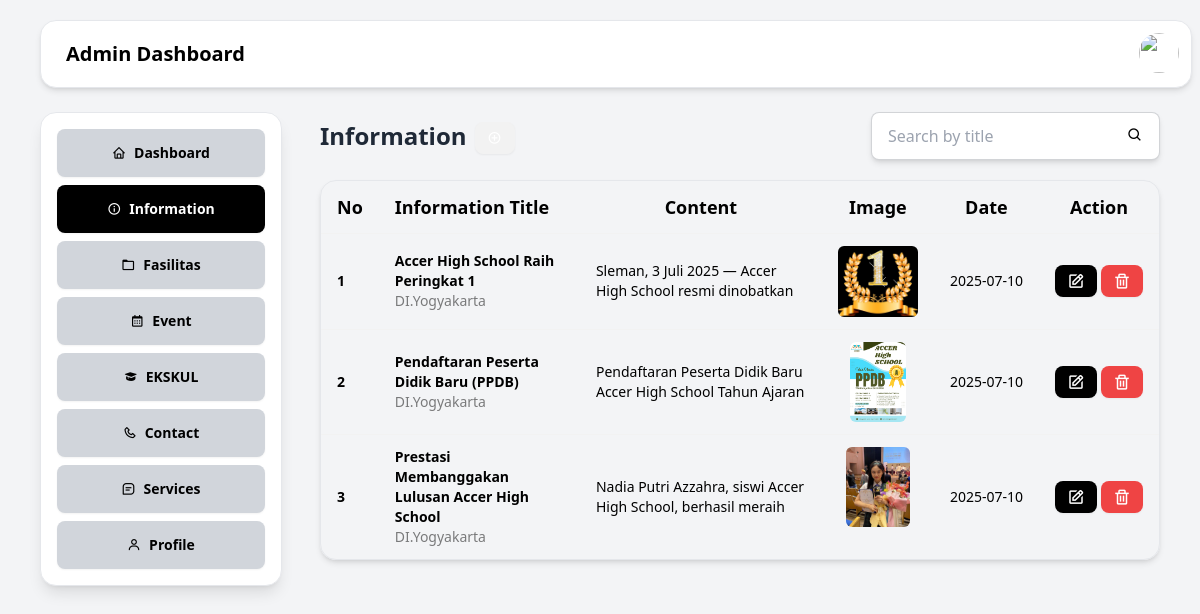
The page /src/Admin/information.php on the database its author committed.
### tables this page shows
CREATE TABLE `informations` (
  `information_id` int NOT NULL,
  `title` varchar(100) DEFAULT NULL,
  `information_date` date DEFAULT NULL,
  `description` longtext,
  `location` varchar(50) DEFAULT NULL,
  `image` varchar(100) DEFAULT NULL,
  `user_id` int DEFAULT NULL
);

### src/Admin/information.php (the view, shortened to what this page needs)
<?php
    include '../layout/Admin/_top.php';
?>
<div class="grid items-center ps-[20rem] pt-[7rem]">
    <span class="flex items-center justify-between mb-5">
        <div class="flex gap-2 items-center justify-center">
            <h1 class="text-2xl font-bold">Information</h1>
            <button class="btn btn-sm text-white mt-1" onclick="document.getElementById('add_modal').showModal()"><i class="bx bx-plus-circle"></i></button>
        </div>
        <form action="" method="GET" class="flex items-center">
            <label class="input input-bordered flex items-center gap-2 bg-white me-10 shadow-md text-black">
                <input type="text" name="search" class="grow" placeholder="Search by title" value="<?php echo isset($_GET['search']) ? htmlspecialchars($_GET['search']) : ''; ?>" />
                <button type="submit"><i class="bx bx-search"></i></button>
            </label>
        </form>
    </span>
    <div class="overflow-x-scroll max-w-[95rem] max-h-[48rem] border rounded-box shadow-md me-10">
        <table class="table">
            <thead class="text-black text-lg">
                <tr>
                    <th>No</th>
                    <th>Information Title</th>
                    <th class="text-center">Content</th>
                    <th class="text-center">Image</th>
                    <th class="text-center">Date</th>
                    <th class="text-center">Action</th>
                </tr>
            </thead>
            <tbody class="text-black">
            <?php
                include '../../helper/connection.php';
                $sql = "SELECT * FROM informations";
                $stmt = $connection->prepare($sql);
                $stmt->execute();
                $result = $stmt->get_result();
                $no = 1;
                while($data = $result->fetch_assoc()){
            ?>
                    <tr>
                        <th>
                            <span class="text-sm"><?php echo $no ?></span>
                        </th>
                        <td>
                                <div>
                                    <div class="font-bold"><?php echo $data['title'] ?></div>
                                    <div class="text-sm opacity-50"><?php echo $data['location'] ?></div>
                                </div>
                            </div>
                        <td>
                            <p class="text-sm max-h-10 overflow-x-scroll">
                                <?php echo $data["description"]?>
                            </p>
                        </td>
                        <td class="flex items-center justify-center"><img src="./uploads/<?php echo $data["image"] ?>" class="max-w-20 max-h-20 rounded-md"></td>
                        <td class="text-center text-nowrap"><?php echo $data["information_date"] ?></td>
                        <th>
                            <span class="flex items-center justify-center gap-1">
                                <button class="btn btn-sm bg-black text-white border-none text-lg" onclick="openUpdateModal(<?php echo $data['information_id']; ?>)"><i class="bx bx-edit"></i></button>
                                <button class="btn btn-sm bg-red-500 text-white border-none text-lg" onclick="deleteInformation(<?php echo $data['information_id']?>)"><i class="bx bx-trash"></i></button>
                            </span>
                        </th>
            <?php
                $no++;
                }
            ?>
    </div>
</div>
<?php
    include '../layout/Admin/_bottom.php';
?>

### rows shown on the page
informations: title "Accer High School Raih Peringkat 1", location "DI.Yogyakarta", description "Sleman, 3 Juli 2025 — Accer High School resmi dinobatkan…", image (picture), information_date "2025-07-10"
informations: title "Pendaftaran Peserta Didik Baru (PPDB)", location "DI.Yogyakarta", description "Pendaftaran Peserta Didik Baru Accer High School Tahun Ajaran…", image (picture), information_date "2025-07-10"
informations: title "Prestasi Membanggakan Lulusan Accer High School", location "DI.Yogyakarta", description "Nadia Putri Azzahra, siswi Accer High School, berhasil meraih…", image (picture), information_date "2025-07-10"
